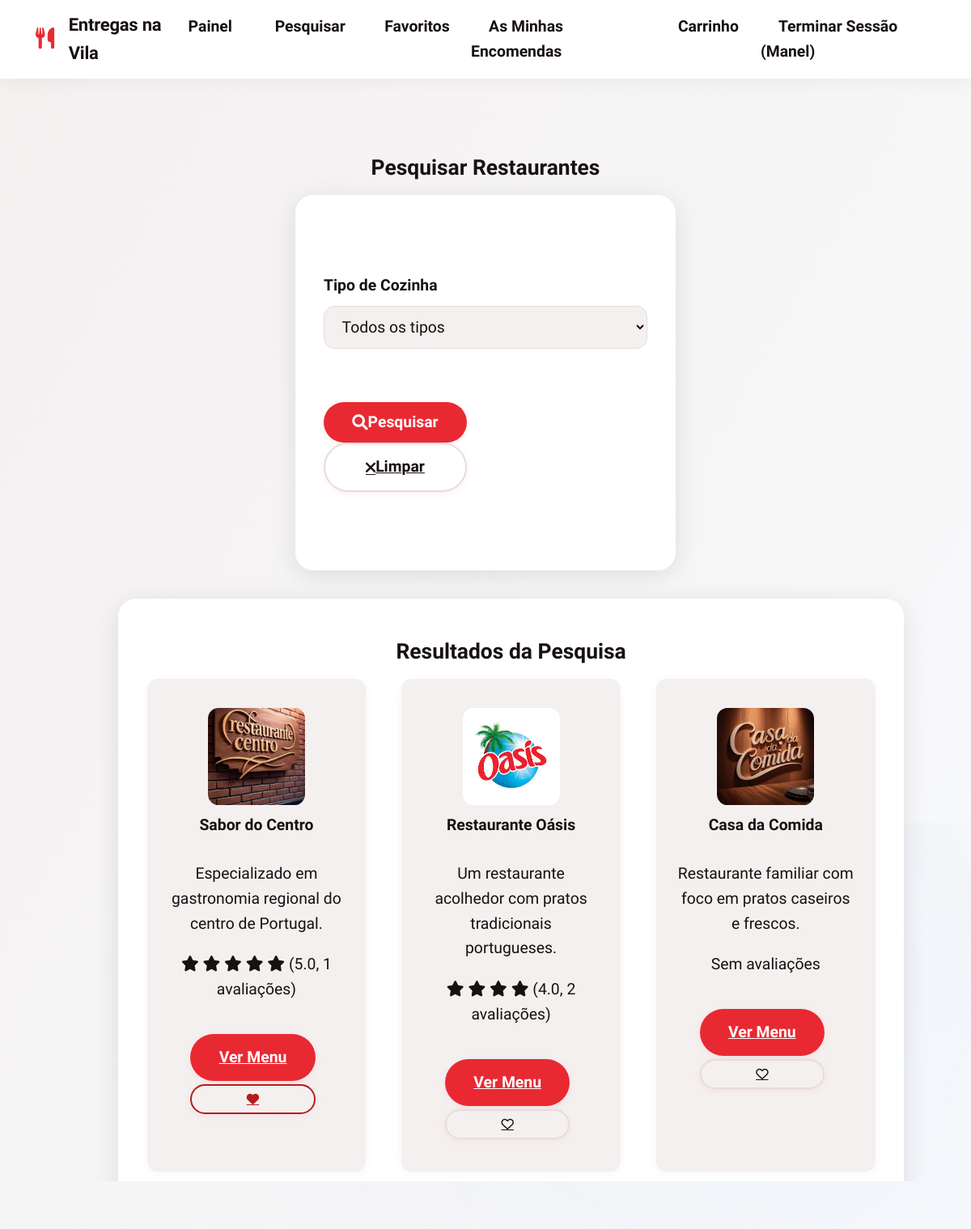
Page /search (signed in) on the committed database.
### tables this page shows
CREATE TABLE users (
        id INTEGER PRIMARY KEY AUTOINCREMENT,
        username TEXT UNIQUE NOT NULL,
        email TEXT UNIQUE NOT NULL,
        password_hash TEXT NOT NULL,
        user_type TEXT NOT NULL CHECK (user_type IN ('customer', 'restaurant')),
        phone TEXT,
        address TEXT,
        restaurant_name TEXT,
        restaurant_description TEXT,
        created_at TIMESTAMP DEFAULT CURRENT_TIMESTAMP
    , image_path TEXT, cuisine_type TEXT);

### app.py (the view)
    def decorated_function(*args, **kwargs):
        if 'user_id' not in session:
            return redirect(url_for('login'))
        return f(*args, **kwargs)

### app.py (called while the page is built)
def get_db_connection():
    conn = sqlite3.connect('delivery_system.db')
    conn.row_factory = sqlite3.Row
    return conn

def get_user_by_id(user_id):
    conn = get_db_connection()
    user = conn.execute('SELECT * FROM users WHERE id = ?', (user_id,)).fetchone()
    conn.close()
    return user

def login_required(f):
    def decorated_function(*args, **kwargs):
        if 'user_id' not in session:
            return redirect(url_for('login'))
        return f(*args, **kwargs)
    decorated_function.__name__ = f.__name__
    return decorated_function

@app.before_request
def load_logged_in_user():
    user_id = session.get('user_id')
    if user_id is None:
        g.user = None
    else:
        g.user = get_user_by_id(user_id)

### templates/search.html (shortened to what this page needs)
{% extends "base.html" %}
{% block content %}
<div class="container mt-4">
    <h2 class="mb-4">Pesquisar Restaurantes</h2>
    <div class="card mb-4">
        <div class="card-body">
            <form method="GET" action="{{ url_for('search') }}">
                <div class="row">
                    <div class="col-md-6">
                        <div class="form-group">
                            <label for="cuisine_type">Tipo de Cozinha</label>
                            <select class="form-control" id="cuisine_type" name="cuisine_type">
                                <option value="">Todos os tipos</option>
                            </select>
                        </div>
                    </div>
                    <div class="col-md-6">
                        <div class="form-group">
                            <label>&nbsp;</label>
                            <div>
                                <button type="submit" class="btn btn-primary">
                                    <i class="fas fa-search"></i> Pesquisar
                                </button>
                                <a href="{{ url_for('search') }}" class="btn btn-outline-secondary">
                                    <i class="fas fa-times"></i> Limpar
                                </a>
                            </div>
                        </div>
                    </div>
                </div>
            </form>
        </div>
    </div>
    {% if restaurants %}
    <div class="card menu-card">
        <h3>Resultados da Pesquisa</h3>
        <div class="grid">
            {% for restaurant in restaurants %}
            <div class="menu-item">
                {% if restaurant.image_path %}
                <img src="{{ url_for('static', filename=restaurant.image_path) }}" alt="Restaurant Image"
                    style="max-width: 120px; max-height: 120px; display: block; margin-bottom: 10px;">
                {% endif %}
                <h4>{{ restaurant.restaurant_name }}</h4>
                {% if restaurant.restaurant_description %}
                <p>{{ restaurant.restaurant_description }}</p>
                {% endif %}
                {% if restaurant.avg_rating and restaurant.review_count %}
                <div class="mb-2">
                    <span class="text-warning">
                        {% for i in range(restaurant.avg_rating|int) %}
                        <i class="fas fa-star"></i>
                        {% endfor %}
                    </span>
                    <span class="text-muted">({{ "%.1f"|format(restaurant.avg_rating) }}, {{ restaurant.review_count }}
                        avaliações)</span>
                </div>
                {% else %}
                <div class="mb-2">
                    <span class="text-muted">Sem avaliações</span>
                </div>
                {% endif %}
                <div class="mt-20">
                    <a href="{{ url_for('view_restaurant', restaurant_id=restaurant.id) }}" class="btn btn-primary">Ver
                        Menu</a>
                    {% if restaurant.id in user_favorites %}
                    <a href="{{ url_for('remove_restaurant_from_favorites', restaurant_id=restaurant.id) }}"
                        class="btn btn-outline-danger btn-sm" title="Remover dos favoritos">
                        <i class="fas fa-heart"></i>
                    </a>
                    {% else %}
                    <a href="{{ url_for('add_restaurant_to_favorites', restaurant_id=restaurant.id) }}"
                        class="btn btn-outline-secondary btn-sm" title="Adicionar aos favoritos">
                        <i class="far fa-heart"></i>
                    </a>
                    {% endif %}
                </div>
            </div>
            {% endfor %}
        </div>
    </div>
    {% endif %}
</div>
{% endblock %}

### templates/base.html (shortened to what this page needs)
<!DOCTYPE html>
<html lang="pt-PT">
<head>
    <link href="https://cdnjs.cloudflare.com/ajax/libs/font-awesome/6.0.0/css/all.min.css" rel="stylesheet">
    <link rel="stylesheet" href="{{ url_for('static', filename='style.css') }}">
</head>
<body>
    <header>
        <div class="header-content">
            <div class="logo">
                <div class="logo-img"><i class="fas fa-utensils"></i></div>
                <span class="logo-title">Entregas na Vila</span>
            </div>
            <nav>
                <ul>
                    {% if session.user_id %}
                    <li><a href="{{ url_for('dashboard') }}">Painel</a></li>
                    {% if session.user_type == 'customer' %}
                    <li><a href="{{ url_for('search') }}">Pesquisar</a></li>
                    <li><a href="{{ url_for('view_favorites') }}">Favoritos</a></li>
                    <li><a href="{{ url_for('order_history') }}">As Minhas Encomendas</a></li>
                    <li>
                        <a href="{{ url_for('view_cart') }}">
                            Carrinho
                        </a>
                    </li>
                    {% endif %}
                    <li><a href="{{ url_for('logout') }}">Terminar Sessão ({{ session.username }})</a></li>
                    {% else %}
                    <li><a href="{{ url_for('login') }}">Iniciar Sessão</a></li>
                    <li><a href="{{ url_for('register') }}">Criar Conta</a></li>
                    {% endif %}
                </ul>
            </nav>
        </div>
    </header>
    <div class="container">
        {% block content %}{% endblock %}
    </div>
</body>
</html>

### rows in the picture
users: username "Manel"
users: image_path (picture), restaurant_name "Sabor do Centro", restaurant_description "Especializado em gastronomia regional do centro de Portugal.", avg_rating "5.0", review_count "1"
users: image_path (picture), restaurant_name "Restaurante Oásis", restaurant_description "Um restaurante acolhedor com pratos tradicionais portugueses.", avg_rating "4.0", review_count "2"
users: image_path (picture), restaurant_name "Casa da Comida", restaurant_description "Restaurante familiar com foco em pratos caseiros e frescos.", shows "Sem avaliações"
